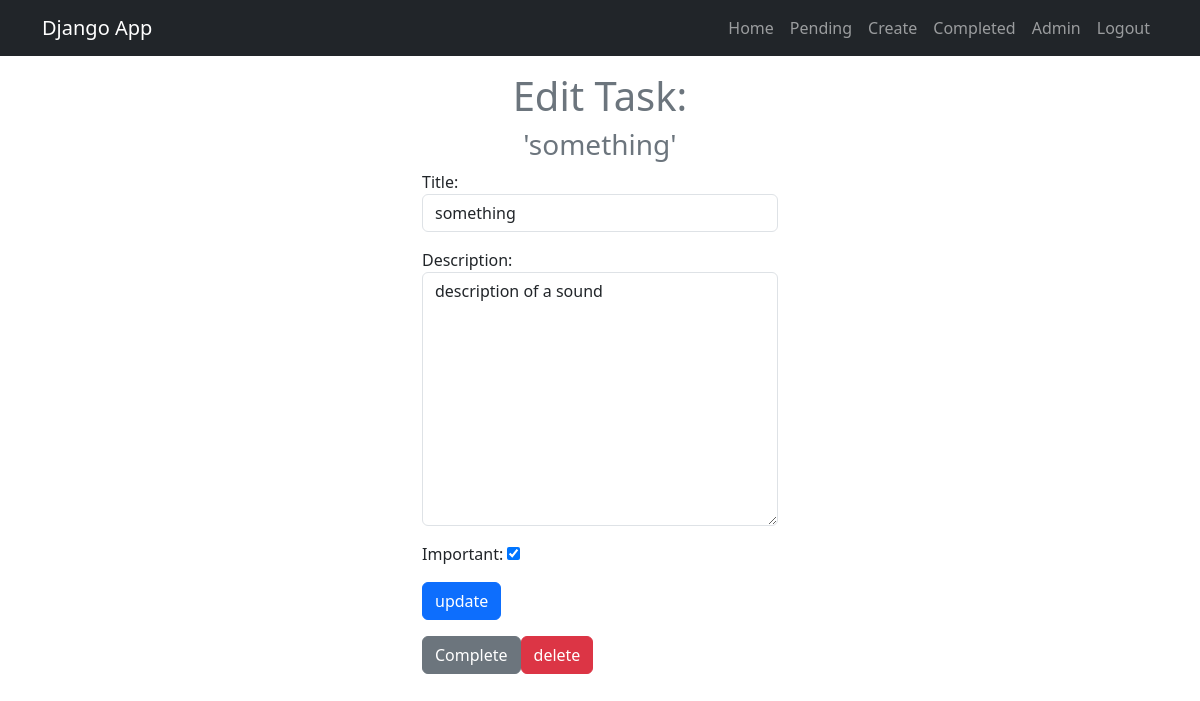
Page /tasks/13 (signed in) on the committed database.
### task/models.py (models this page shows, shortened)
class Task(models.Model):
    title = models.CharField(max_length=100)
    description = models.TextField(blank=True)
    created = models.DateTimeField(auto_now_add=True)
    datecompleted = models.DateTimeField(null=True, blank=True)
    important = models.BooleanField(default=False)
    user = models.ForeignKey(User,on_delete=models.CASCADE)

### task/views.py (the view, shortened to what this page needs)
# urls.py: path('tasks/<int:id>', views.task_detail, name='tasks_detail'),
@login_required
def task_detail(request, id):
    if request.method == 'GET':
        task = get_object_or_404(models.Task,pk=id, user=request.user)
        form = forms.TaskForm(instance=task)
        return render(request, 'task_detail.html', {
            'task': task,
            'form': form
        })

### task/forms.py
class TaskForm(forms.ModelForm):
    class Meta:
        model = Task
        fields = ['title', 'description', 'important']
        widgets = {
            'title': forms.TextInput(attrs={
                'class': 'form-control',
                'placeholder': 'Write a title',
            }),
            'description': forms.Textarea(attrs={
                'class': 'form-control',
                'placeholder': 'Write a description',
            }),
            'important': forms.CheckboxInput(attrs={'class': 'form-check-input,'})
        }

### task/templates/task_detail.html (shortened to what this page needs)
{% extends 'base.html' %}
{% block content %}
    <main class="container">
        <div class="row">
            <div class="col-md-4 offset-md-4">
                <h1 class="text-secondary text-center">Edit Task:</h1>
                <h3 class="text-secondary text-center">'{{task.title}}'</h3>
                <form method="POST">
                    {{form.as_p}}
                    <button class="btn btn-primary">update</button>
                </form>
                <div class="d-flex md-2">
                    <form action="{% url 'complete_task' task.id %}" method="POST">
                        <button class="btn btn-secondary">Complete</button>
                    </form>
                    <form action="{% url 'delete_task' task.id %}" method="POST">
                        <button class="btn btn-danger">delete</button>
                    </form>
                </div>
            </div>
        </div>
    </main>
{% endblock %}

### rows in the picture
Task: title "something", description "description of a sound", important "☑"
